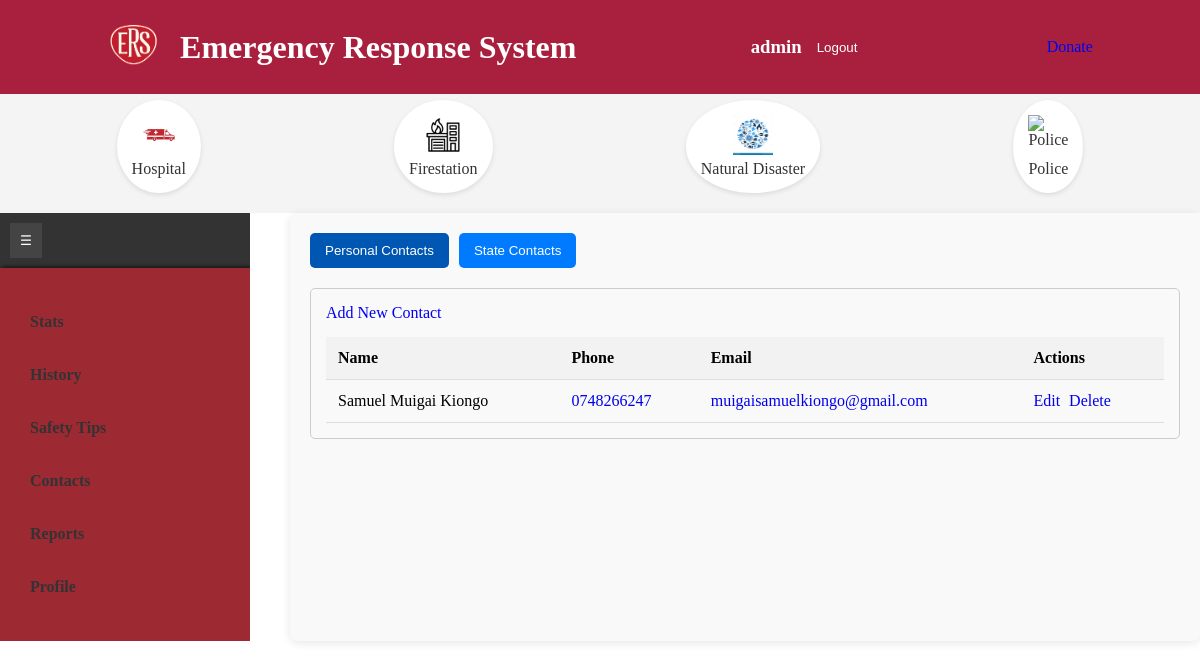
The app's page /emergency-contacts/ (signed in) with its own data.
### sos/models.py (models this page shows, shortened)
class PersonalEmergencyContacts(models.Model):
    name = models.CharField(max_length=200)
    phone = models.CharField(max_length=20)
    email = models.EmailField(max_length=200)

### sos/views.py (the view)
# urls.py: path('emergency-contacts/', views.emergency_contacts, name='personal_emergency_contact'),
@login_required
def emergency_contacts(request):
    contacts = PersonalEmergencyContacts.objects.all()
    sos= EmergencyContacts.objects.all()
    return render(request, 'contact/contact.html', {
        'contacts': contacts,
        'sos':sos
        })

### sos/templates/contact/contact.html (shortened to what this page needs)
{% extends 'index.html' %}
{% block content %}
{% include 'components/float_buttons.html' %}
<div class="container">
    <nav class='navigation-bar'>
        <button class="toggle-button" onclick="toggleNav()">☰</button>
        {% include 'components/aside.html' %}
    </nav>
    <div class="main-content">
        <div class='btnToggle'>
            <button id="personalBtn" class="active" onclick="toggleContacts('personal')">Personal Contacts</button>
            <button id="stateBtn" onclick="toggleContacts('state')">State Contacts</button>
        </div>
        <div id="personalContacts" class="contact-list">
            <a href="{% url 'personal_emergency_contacts_create' %}" class="btn btn-primary mb-3">Add New Contact</a>
            <table class="table">
                <thead>
                    <tr>
                        <th>Name</th>
                        <th>Phone</th>
                        <th>Email</th>
                        <th>Actions</th>
                    </tr>
                </thead>
                <tbody>
                    {% for contact in contacts %}
                    <tr>
                        <td>{{ contact.name }}</td>
                        <td><a href='tel:{{ contact.phone }}'>{{ contact.phone }}</a></td>
                        <td><a href='mailto:{{ contact.email }}'>{{ contact.email }}</a></td>
                        <td>
                            <a href="{% url 'personal_emergency_contacts_update' contact.pk %}" class="btn btn-warning">Edit</a>
                            <a href="{% url 'personal_emergency_contacts_delete' contact.pk %}" class="btn btn-danger">Delete</a>
                        </td>
                    </tr>
                    {% empty %}
                    <tr>
                        <td colspan="4">No personal emergency contacts available.</td>
                    </tr>
                    {% endfor %}
                </tbody>
            </table>
        </div>
    </div>
</div>
{% endblock %}

### sos/templates/components/header.html (shortened to what this page needs)
{% load static %}
<header>
  <div class="header-container">
    <div class="header-left">
      <a href="/home/" class="logo">
        <img src="{% static 'img/ERS-logo.png' %}" alt="logo" />
      </a>
      <h1>Emergency Response System</h1>
    </div>
    <div class="header-right">
      {% if user.is_authenticated %}
      <h3>{{user.username}}</h3>
      <form method="post" action="{% url 'logout' %}">
        <button type="submit" class="logout-button">Logout</button>
      </form>
      {% else %}
      <a href="/accounts/login" class="login">Login</a>
      <a href="/accounts/register" class="register">Register</a>
      {% endif %}
    </div>
    <a href="{%url 'donate'%}">Donate</a>
  </div>
</header>

### sos/static/css/style.css (style rules this page uses)
body { position: fixed; width: 100%; }
body, h1, h2, h3, p, a, button { margin: 0; padding: 0; text-decoration: none; border: none; background: none; cursor: pointer; }
header { background-color:#a9203e; color: white; padding: 20px 0; position: fixed; top: 0; width: 100%; z-index: 1000; }
.header-container { display: flex; justify-content: space-around; align-items: center; max-width: 1200px; margin: 0 auto; padding: 0 20px; }
.header-left { display: flex; align-items: center; }
.logo img { height: 50px; margin-right: 20px; }
.navigation-bar { width: 250px; background-color: #333; color: white; transition: width 0.3s ease; overflow: hidden; }
.navigation-bar .toggle-button { background-color: #444; color: white; border: none; padding: 10px; cursor: pointer; display: block; margin: 10px; }
.main-content { flex-grow: 1; padding: 20px; background-color: #f4f4f4; transition: margin-left 0.3s ease; }
.header-right { display: flex; align-items: center; }
.logout-button { color: white; padding: 10px 15px; transition: background-color 0.3s; }
body { padding-top: 80px; }

### sos/templates/contact/contact.html (style rules this page uses)
.container { display: flex; gap: 20px; }
.main-content { flex: 1; margin-left: 20px; padding: 20px; background-color: #f9f9f9; border-radius: 8px; box-shadow: 0 2px 10px rgba(0, 0, 0, 0.1); transition: box-shadow 0.3s; }
.btnToggle { display: flex; gap: 10px; margin-bottom: 20px; }
.btnToggle button { padding: 10px 15px; border: none; border-radius: 5px; cursor: pointer; background-color: #007BFF; color: white; transition: background-color 0.3s; }
.btnToggle button.active { background-color: #0056b3; }
.contact-list { border: 1px solid #ccc; padding: 15px; border-radius: 5px; margin-top: 20px; }
.table { width: 100%; border-collapse: collapse; margin-top: 15px; }
.table th, .table td { padding: 12px; text-align: left; border-bottom: 1px solid #ddd; }
.table th { background-color: #f2f2f2; font-weight: bold; }
.table a { text-decoration: none; }
.table a.btn { margin-right: 5px; }

### records on screen
PersonalEmergencyContacts: name "Samuel Muigai Kiongo", phone "0748266247", email "muigaisamuelkiongo@gmail.com"

### other values on screen
{{ user.username }} "admin"
